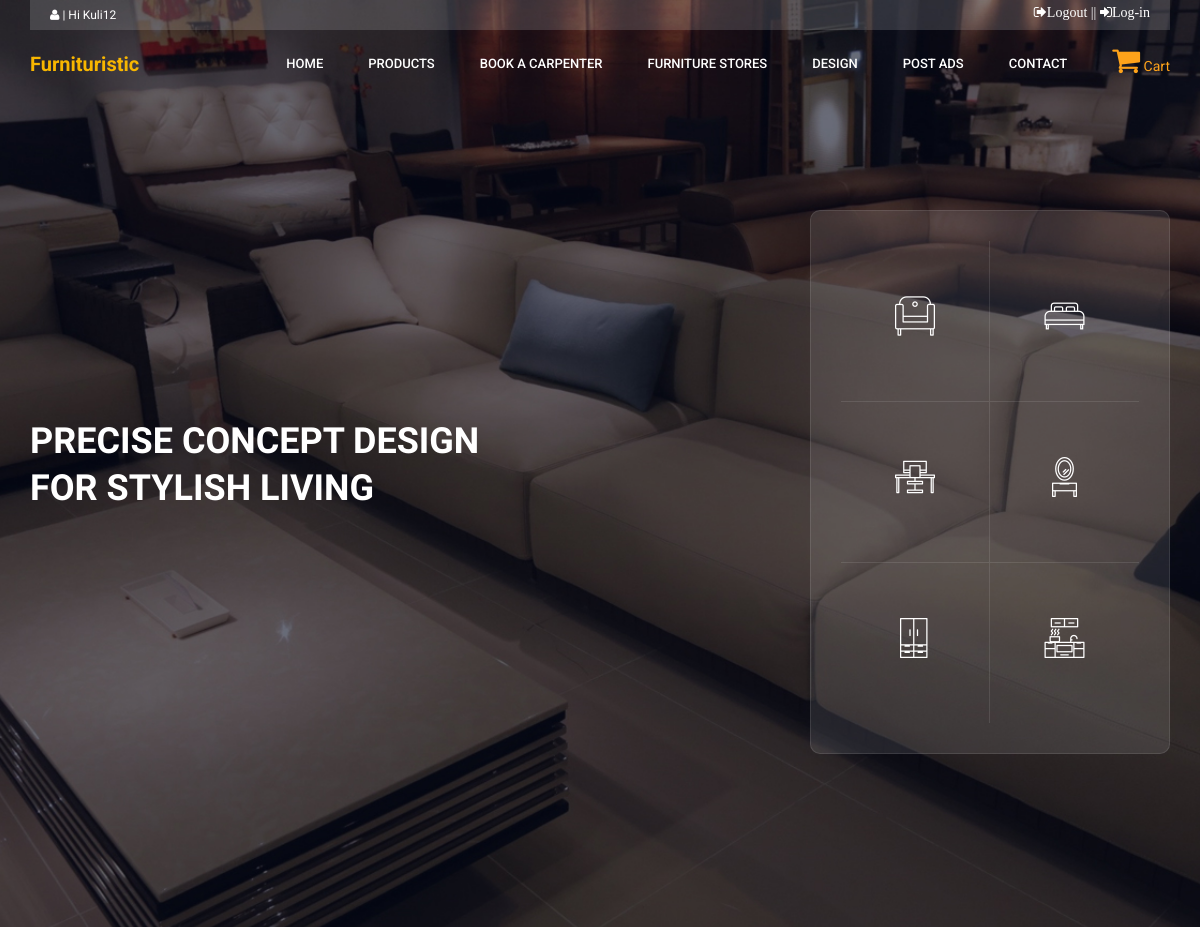
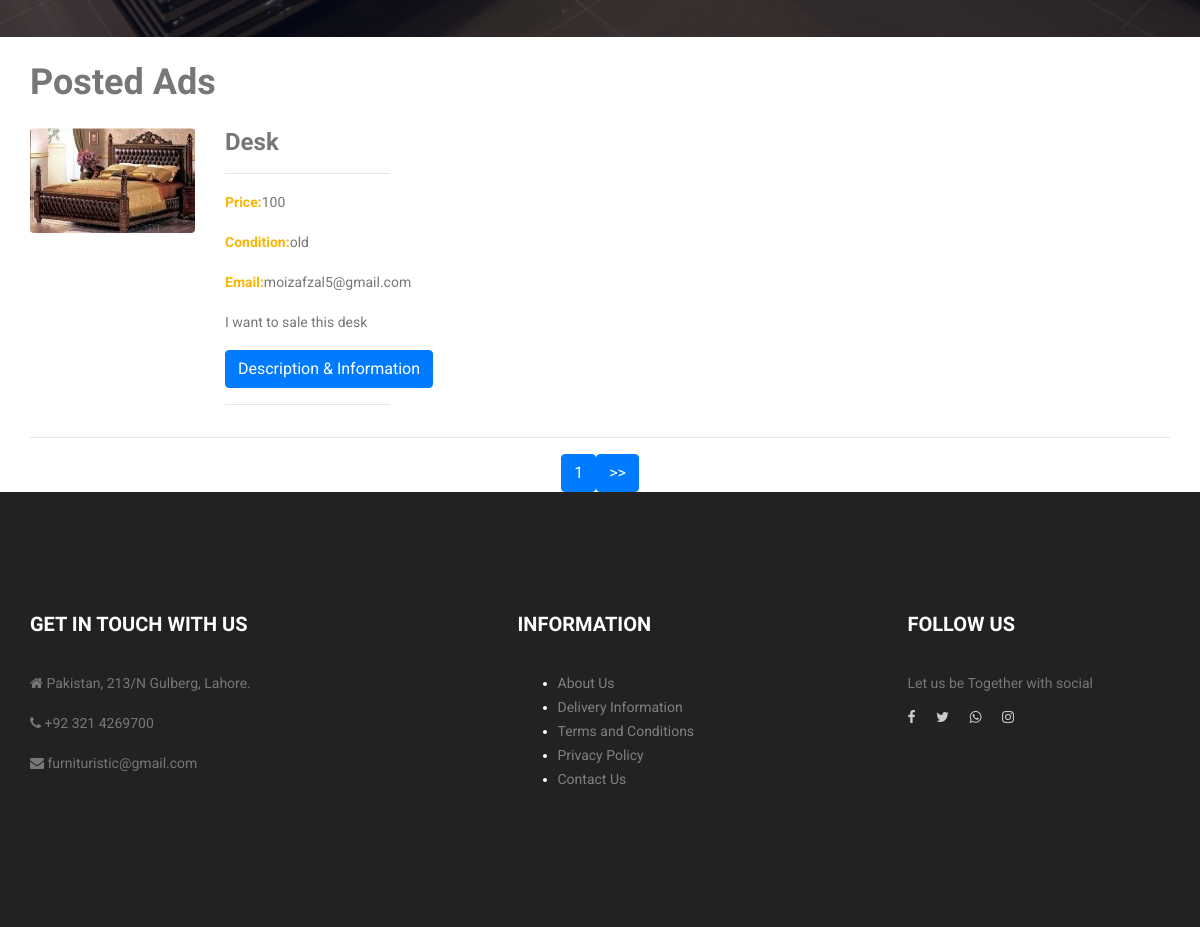
The app's page /UserPanel/view_posted_ads.php (signed in) with its own data (2 pictures, top to bottom).
### tables this page shows
CREATE TABLE `post_ads` (
  `id` int(11) NOT NULL,
  `user_id` int(11) NOT NULL,
  `name` varchar(20) NOT NULL,
  `pro_name` varchar(20) NOT NULL,
  `price` varchar(20) NOT NULL,
  `contactno` varchar(11) NOT NULL,
  `conditionn` varchar(3) NOT NULL,
  `email` varchar(255) NOT NULL,
  `description` varchar(255) NOT NULL,
  `img1` varchar(300) NOT NULL,
  `img2` varchar(300) NOT NULL,
  `img3` varchar(300) NOT NULL,
  `img4` varchar(300) NOT NULL,
  `date` datetime NOT NULL
);

### UserPanel/view_posted_ads.php (the view, shortened to what this page needs)
<?php
include "includes/header.php";
 ?>
 <div class="container">
   <h1 class="my-4">Posted Ads</h1>
<div class="row">
  <?php
  $connection= mysqli_connect("localhost","root","","fyp_2");
  $record_per_page=6;
  $page='';
  if(isset($_GET["page"]))
  {
    $page=$_GET["page"];
  }
  else {
    $page=1;
  }
  $start_from = ($page-1)*$record_per_page;
  $query="select * from post_ads order by id desc LIMIT $start_from,$record_per_page";
  $result=$connection->query($query);
   while($row=mysqli_fetch_array($result))
   {
?>
  <div class="col-md-2">
    <a href="#">
      <img class="img-fluid rounded mb-3 mb-md-0" src="ads_Images/<?php echo $row["img1"];?>" alt="" width="300"height="400">
    </a>
  </div>
  <div class="col-md-2">
                <h3><?php echo $row["pro_name"];?></h3>
                <hr>
                <p><b>Price:</b><?php echo $row["price"];?></p>
                <p><b>Condition:</b><?php echo $row["conditionn"];?></p>
                <p><b>Email:</b><?php echo $row["email"];?></p>
                <p><?php echo $row["description"];?></p>
    <a class="btn btn-primary" href="view_posted_ads1.php?id=<?php echo $row["id"];?>" >Description & Information</a>
      <hr>
  </div>
  <?php
   }
   ?>
</div>
  <hr>
  <div align="center">
<?php
$page_query="select * from post_ads order by id desc";
$page_result= mysqli_query($connection,$page_query);
$total_records = mysqli_num_rows($page_result);
$total_pages = ceil ($total_records/$record_per_page);
for($i=1;$i<=$total_pages;$i++)
{
echo '<a href="product.php?page='.$i.'" class=" btn btn-primary">'.$i.'</a>';
}
if($i>$page)
{
echo '<a href="product.php?page='.($page+1).'" class=" btn btn-primary">>></a>';
}
?>
</div>
</div>
 <?php
 include "includes/footer.php";
  ?>

### UserPanel/css/style.css (style rules this page uses)
a { text-decoration: none; transition: all 0.3s ease-in-out; }
body { line-height: 24px; font-size: 14px; font-family: "Roboto", sans-serif; font-weight: normal; color: #777777; }
h1, h2, h3, h4, h5, h6 { font-family: "Heebo", sans-serif; font-weight: bold; }
@media (min-width: 1200px) { .container { max-width: 1170px; } }
b, sup, sub, u, del { color: #f8b600; }
h1 { font-size: 36px; }
h3 { font-size: 24px; }

### UserPanel/css/cartHover.css (style rules this page uses)
*, *:before, *:after { box-sizing: border-box; }
img { float: left; margin-right: 10px; }

### records on screen
post_ads: img1 (picture), pro_name "Desk", price "100", conditionn "old", email "moizafzal5@gmail.com", description "I want to sale this desk"

### other values on screen
$_SESSION['LoginUser'] "Kuli12"
